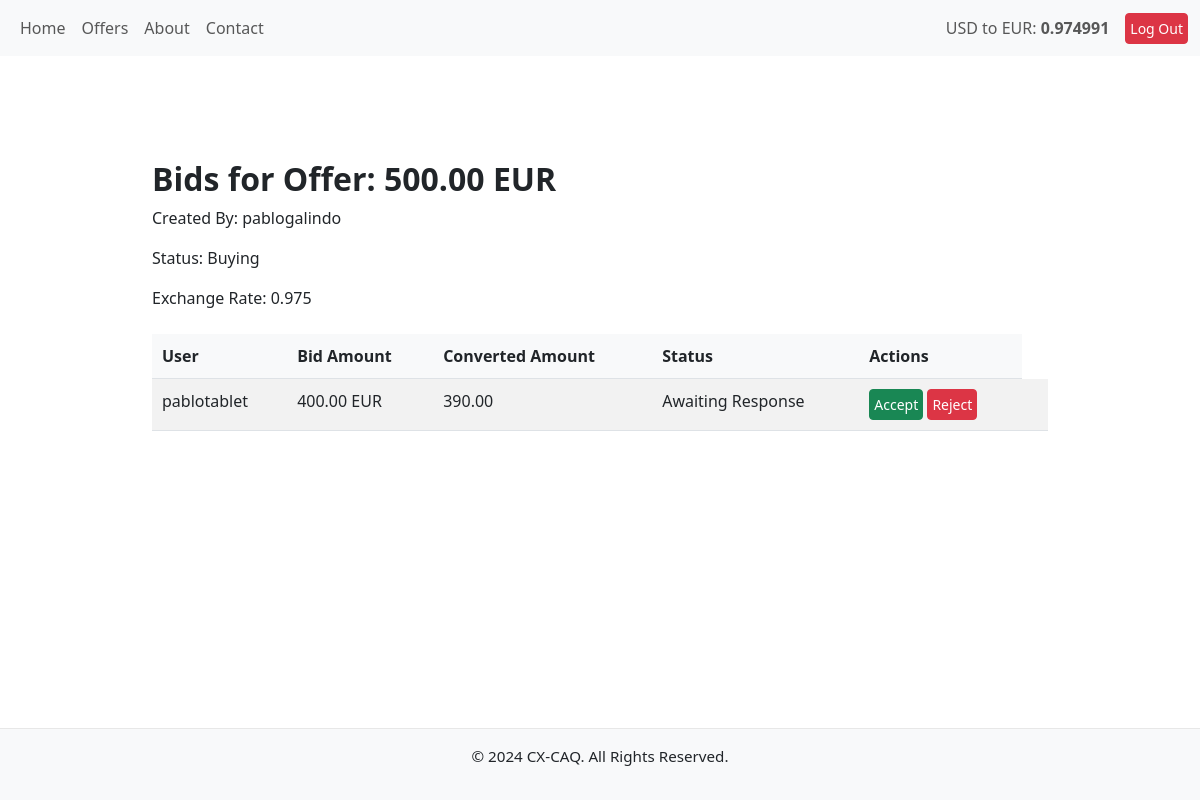
/offers/2/view_bids/ (signed in), run on the app's committed database.
### offers/models.py (models this page shows, shortened)
class LatestExchangeRate(models.Model):
    base_currency = models.CharField(max_length=3, default="USD")
    target_currency = models.CharField(max_length=3, default="EUR")
    rate = models.DecimalField(max_digits=10, decimal_places=6)
    timestamp = models.DateTimeField(auto_now=True)

class Offer(models.Model):
    CURRENCY_CHOICES = [
        ('USD', 'US Dollar'),
        ('EUR', 'Euro'),
    ]
    RATE_TYPE_CHOICES = [
        ('FIXED', 'Fixed'),
        ('FLEXIBLE', 'Flexible'),
    ]
    user = models.ForeignKey(User, on_delete=models.CASCADE, related_name="offers")
    currency = models.CharField(max_length=3, choices=CURRENCY_CHOICES)
    amount = models.DecimalField(max_digits=10, decimal_places=2)
    exchange_rate = models.DecimalField(max_digits=8, decimal_places=3,null=True, blank=True)
    is_buying = models.BooleanField()
    rate_type = models.CharField(max_length=10, choices=RATE_TYPE_CHOICES, default='FIXED')
    created_at = models.DateTimeField(auto_now_add=True)
    class Meta:
        ordering = ['-created_at']

class Bid(models.Model):
    STATUS_CHOICES = [
        ('AWAITING', 'Awaiting Response'),
        ('ACCEPTED', 'Accepted'),
        ('REJECTED', 'Rejected'),
    ]
    offer = models.ForeignKey('Offer', on_delete=models.CASCADE, related_name='bids')
    user = models.ForeignKey(User, on_delete=models.CASCADE, related_name='bids')
    amount = models.DecimalField(max_digits=10, decimal_places=2)
    created_at = models.DateTimeField(auto_now_add=True)
    status = models.CharField(max_length=10, choices=STATUS_CHOICES, default='AWAITING')
    contact_shared = models.BooleanField(default=False)
    class Meta:
        unique_together = ('user', 'offer')  # Ensure one bid per user per offer

### offers/views.py (the view)
# urls.py: path('<int:offer_id>/view_bids/', views.view_bids, name='view_bids'),
@login_required
def view_bids(request, offer_id):
    offer = get_object_or_404(Offer, id=offer_id, user=request.user)
    bids = offer.bids.all()
    has_accepted_bids = offer.bids.filter(status='ACCEPTED').exists()
    for bid in bids:
        bid.converted_amount = (
            round(bid.amount / offer.exchange_rate if offer.currency == "USD" else bid.amount * offer.exchange_rate, 2)
        )
    return render(request, 'offers/view_bids.html', {'offer': offer, 'bids': bids, 'has_accepted_bids': has_accepted_bids})

### offers/context_processors.py (called while the page is built)
def exchange_rate_processor(request):
    try:
        latest_rate = LatestExchangeRate.objects.latest("timestamp").rate
        print(f"Latest exchange rate fetched from database: {latest_rate}")
    except LatestExchangeRate.DoesNotExist:
        try:
            latest_rate = fetch_and_update_exchange_rate()
            print(f"Latest exchange rate fetched: {latest_rate}")
        except ValueError as e:
            print(f"Error fetching exchange rate: {e}")
            latest_rate = "N/A"
    return {
        "exchange_rate": latest_rate
    }

### offers/templates/offers/view_bids.html (shortened to what this page needs)
{% extends "base.html" %}
{% block content %}
<div class="container mt-5">
    <h2>Bids for Offer: {{ offer.amount }} {{ offer.currency }}</h2>
    <p>Created By: {{ offer.user.username }}</p>
    <p>Status: {% if offer.is_buying %}Buying{% else %}Selling{% endif %}</p>
    <p>Exchange Rate: {{ offer.exchange_rate }}</p>
    <table class="table table-striped mt-4">
        <thead>
            <tr>
                <th>User</th>
                <th>Bid Amount</th>
                <th>Converted Amount</th>
                <th>Status</th>
                <th>Actions</th>
            </tr>
        </thead>
        <tbody>
            {% for bid in bids %}
            <tr>
                <td>{{ bid.user.username }}</td>
                <td>{{ bid.amount }} {{ offer.currency }}</td>
                <td>{{ bid.converted_amount }}</td>
                <td>{{ bid.get_status_display }}</td>
                <td>
                    {% if bid.status == "AWAITING" %}
                    <form method="post" action="{% url 'offers:accept_bid' bid.id %}" class="d-inline">
                        <button type="submit" class="btn btn-success btn-sm">Accept</button>
                    </form>
                    <form method="post" action="{% url 'offers:reject_bid' bid.id %}" class="d-inline">
                        <button type="submit" class="btn btn-danger btn-sm">Reject</button>
                    </form>
                    {% else %}
                    <span class="badge bg-secondary">{{ bid.get_status_display }}</span>
                    {% endif %}
                </td>
                <td>
                </td>
            </tr>
            {% empty %}
            <tr>
                <td colspan="5" class="text-center">No bids found.</td>
            </tr>
            {% endfor %}
        </tbody>
    </table>
</div>
{% endblock %}

### templates/base.html (shortened to what this page needs)
{% load static %}
<!DOCTYPE html>
<html lang="en">
<head>
    <link href="https://cdn.jsdelivr.net/npm/bootstrap@5.3.0-alpha3/dist/css/bootstrap.min.css" rel="stylesheet">
    <link rel="stylesheet" href="{% static 'css/style.css' %}">
    <link href="https://cdn.jsdelivr.net/npm/bootstrap-icons/font/bootstrap-icons.css" rel="stylesheet">
</head>
<body>
    <nav class="navbar navbar-expand-lg navbar-light bg-light">
        <div class="container-fluid">
        {% if user.is_authenticated %}
            <div class="collapse navbar-collapse" id="navbarNav">
                <ul class="navbar-nav">
                    <li class="nav-item">
                        <a class="nav-link" href="/">Home</a>
                    </li>
                    <li class="nav-item">
                        <a class="nav-link" href="{% url 'offers:view_offers'%}">Offers</a>
                    </li>
                    <li class="nav-item">
                        <a class="nav-link" href="/">About</a>
                    </li>
                    <li class="nav-item">
                        <a class="nav-link" href="/">Contact</a>
                    </li>
                </ul>
            </div>
        {% endif %}
        <div class="d-flex align-items-center">
            <div class="navbar-text me-3">
                USD to EUR: <strong>{{ exchange_rate }}</strong>
            </div>
            {% if user.is_authenticated %}
                <a href="/accounts/logout/" class="btn btn-danger btn-sm">Log Out</a>
            {% endif %}
        </div>
        </div>
    </nav>
    <main class="container mt-4">
        {% block content %}
        {% endblock %}
    </main>
    <footer class="bg-light text-center py-3 mt-auto">
        <p>&copy; 2024 CX-CAQ. All Rights Reserved.</p>
    </footer>
   </body>
</html>

### static/css/style.css (style rules this page uses)
html, body { height: 100%; margin: 0; display: flex; flex-direction: column; }
main { flex: 1; }
footer { background-color: #f8f9fa; padding: 1rem; text-align: center; border-top: 1px solid #e7e7e7; }
h1, h2, h3 { font-weight: bold; }
.container { padding: 1rem; max-width: 100%; }
form { width: 100%; }
.text-center { font-size: 0.95rem; }
button.btn, a.btn { padding: 0.25rem 0.25rem; font-size: 0.875rem; line-height: 1.5; }
.table { border-collapse: collapse; width: 100%; }
.table th, .table td { padding: 10px; text-align: left; }
.table th { background-color: #f8f9fa; }
.table-striped tbody tr:nth-of-type(odd) { background-color: #f2f2f2; }
@media (min-width: 769px) { .container { max-width: 960px; margin: auto; } }

### data on the page
LatestExchangeRate: rate "0.974991"
Offer: amount "500.00", currency "EUR", user.username "pablogalindo", exchange_rate "0.975"
Bid: user.username "pablotablet", amount "400.00", converted_amount "390.00", status "Awaiting Response", shows "Accept"
